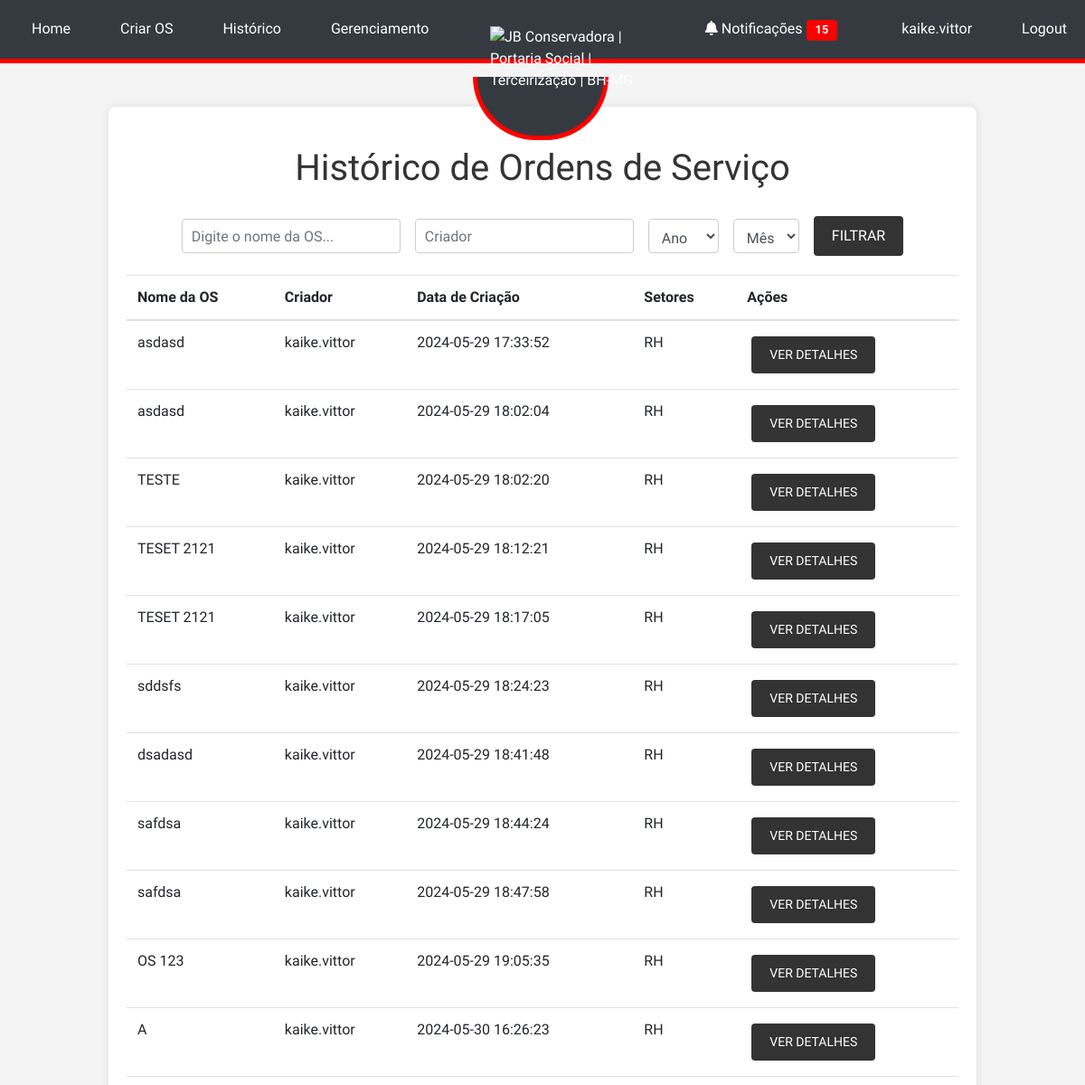
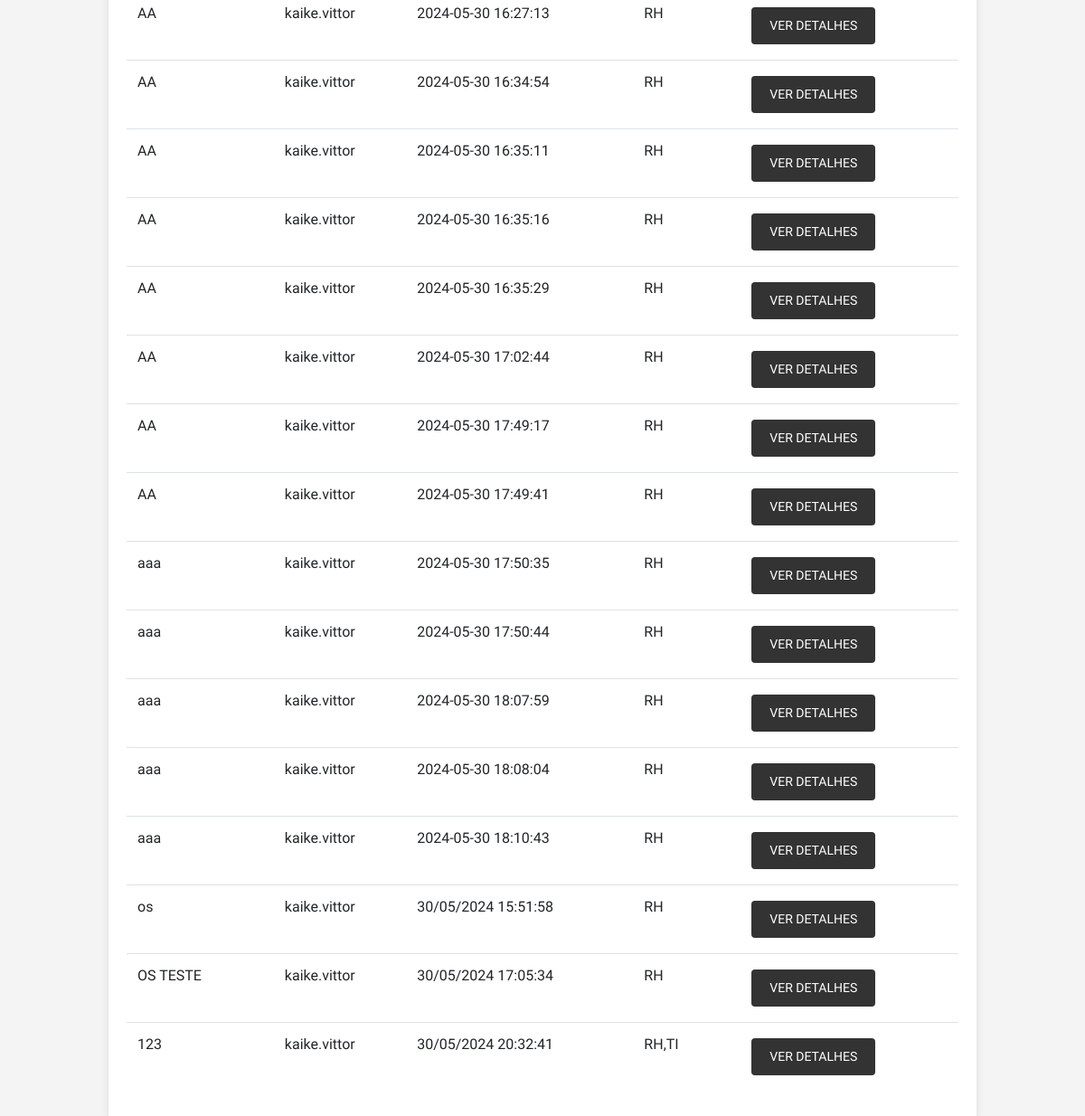
The page /history (signed in) on the database as committed earlier (2 pictures, top to bottom).
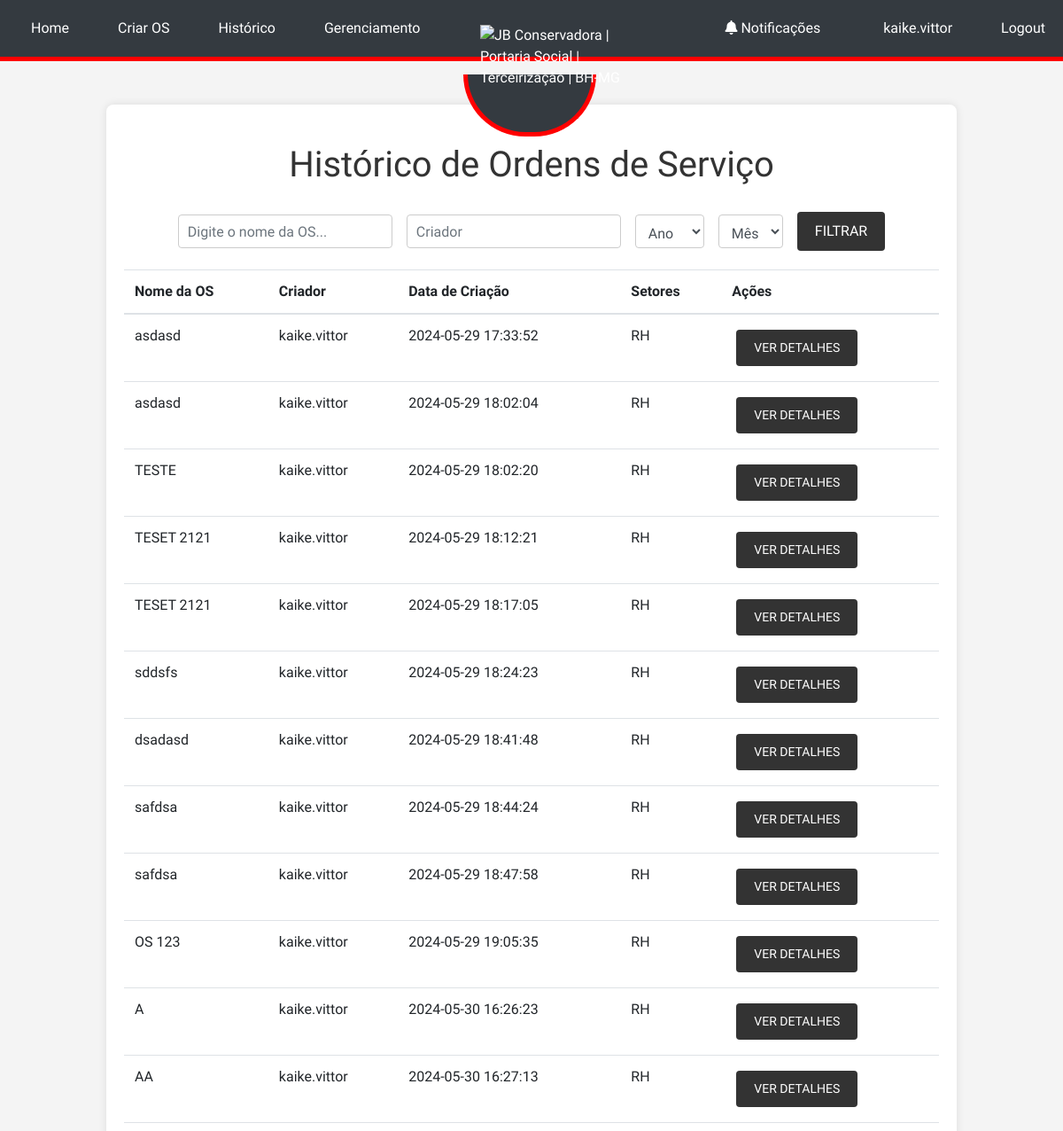
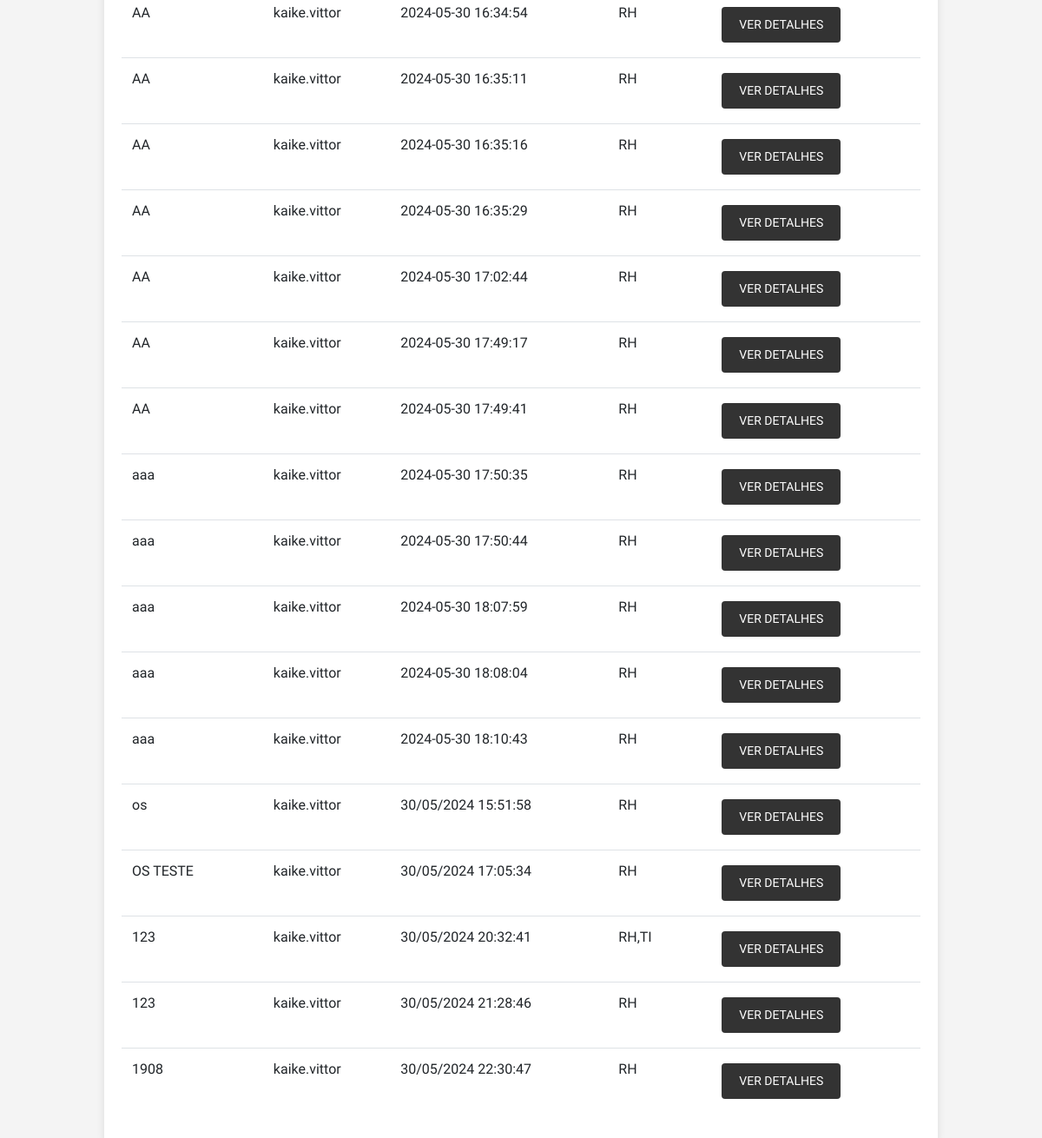
The same page on the database as committed later (2 pictures, top to bottom).
### tables this page shows
CREATE TABLE os (
            id INTEGER PRIMARY KEY AUTOINCREMENT,
            file_path TEXT NOT NULL,
            created_at TEXT NOT NULL,
            name TEXT,
            creator_id INTEGER, ultima_notificacao TEXT, status TEXT DEFAULT "PENDENTE",
            FOREIGN KEY(creator_id) REFERENCES users(id)
        );

### app.py (the view)
    @app.route('/history')
    @login_required
    def history():
        conn = sqlite3.connect('site.db')
        conn.row_factory = sqlite3.Row  # Isso permite que você acesse os resultados como um dicionário
        c = conn.cursor()
        query = '''
        SELECT os.id, os.name, os.created_at, users.username,
               os.status,
               GROUP_CONCAT(DISTINCT sector.name ORDER BY sector.name ASC) AS sectors
        FROM os
        JOIN users ON os.creator_id = users.id
        LEFT JOIN sector ON os.id = sector.os_id
        WHERE 1=1
    '''
        params = []
        search = request.args.get('search')
        if search:
            query += ' AND os.name LIKE ?'
            params.append(f'%{search}%')
        filter_by_creator = request.args.get('filter_by_creator')
        if filter_by_creator:
            query += ' AND users.username = ?'
            params.append(filter_by_creator)
        filter_year = request.args.get('filter_year')
        if filter_year:
            query += ' AND strftime("%Y", os.created_at) = ?'
            params.append(filter_year)
        filter_month = request.args.get('filter_month')
        if filter_month:
            query += ' AND strftime("%m", os.created_at) = ?'
            params.append(f'{int(filter_month):02d}')  # Garantir que o mês tenha dois dígitos
        query += ' GROUP BY os.id, os.name, os.created_at, users.username'
        c.execute(query, params)
        orders = c.fetchall()
        c.execute('SELECT DISTINCT username FROM users')
        creators = c.fetchall()
        conn.close()
        orders = [dict(order) for order in orders]
        return render_template('history.html', orders=orders, creators=creators)

### templates/history.html (shortened to what this page needs)
{% extends "base.html" %}
{% block content %}
<h1 class="text-center my-4">Histórico de Ordens de Serviço</h1>
<form method="GET" action="{{ url_for('history') }}" class="form-inline justify-content-center">
    <div class="form-group mx-2">
        <input type="text" class="form-control" id="search" name="search" placeholder="Digite o nome da OS...">
    </div>
    <div class="form-group mx-2">
        <input type="text" class="form-control" id="filter_by_creator" name="filter_by_creator" placeholder="Criador">
    </div>
    <div class="form-group mx-2">
        <select class="form-control" id="filter_year" name="filter_year">
            <option value="">Ano</option>
        </select>
    </div>
    <div class="form-group mx-2">
        <select class="form-control" id="filter_month" name="filter_month">
            <option value="">Mês</option>
        </select>
    </div>
    <button type="submit" class="btn btn-primary mx-2">Filtrar</button>
</form>
<table class="table mt-3">
    <thead>
        <tr>
            <th>Nome da OS</th>
            <th>Criador</th>
            <th>Data de Criação</th>
            <th>Setores</th>
            <th>Ações</th>
        </tr>
    </thead>
    <tbody>
        {% for order in orders %}
        <tr>
            <td>{{ order['name'] }}</td>
            <td>{{ order['username'] }}</td>
            <td>{{ order['created_at'] }}</td>
            <td>{{ order['sectors'] }}</td>
            <td>
                <a href="{{ url_for('view_os', os_id=order['id']) }}" class="btn btn-secondary btn-sm">Ver Detalhes</a>
            </td>
        </tr>
        {% endfor %}
    </tbody>
</table>
{% endblock %}

### templates/base.html (shortened to what this page needs)
<!DOCTYPE html>
<html lang="en">
<head>
    <link rel="stylesheet" href="https://stackpath.bootstrapcdn.com/bootstrap/4.5.2/css/bootstrap.min.css">
    <link rel="stylesheet" href="{{ url_for('static', filename='style.css') }}">
    <link rel="stylesheet" href="https://cdnjs.cloudflare.com/ajax/libs/font-awesome/5.15.3/css/all.min.css">
</head>
<body>
    {% if request.endpoint != 'login' %}
    <div class="navbar">
        <div class="navbar-left">
            <a href="{{ url_for('index') }}" class="menu-item">Home</a>
            {% if current_user.is_authenticated %}
                {% if current_user.sector in ['COMERCIAL', 'ADMIN'] %}
                    <a href="{{ url_for('create_os') }}" class="menu-item">Criar OS</a>
                {% endif %}
                <a href="{{ url_for('history') }}" class="menu-item">Histórico</a>
                {% if current_user.username == 'kaike.vittor' %}
                    <a href="{{ url_for('manage') }}" class="menu-item">Gerenciamento</a>
                {% endif %}
            {% else %}
                <a href="{{ url_for('login') }}" class="menu-item">Login</a>
            {% endif %}
        </div>
        <div class="logo-container">
            <img src="https://jbconservadora.com.br/wp-content/uploads/2020/09/logo-final-jb.png" alt="JB Conservadora | Portaria Social | Terceirização | BH-MG" class="logo">
        </div>
        <div class="navbar-right">
            {% if current_user.is_authenticated %}
                <a href="{{ url_for('notifications') }}" class="menu-item mr-3">
                    <i class="fas fa-bell"></i> Notificações
                    {% if g.unread_notifications_count > 0 %}
                        <span class="badge badge-danger">{{ g.unread_notifications_count }}</span>
                    {% endif %}
                </a>
                <a class="menu-item">{{ current_user.username }}</a>
                <a href="{{ url_for('logout') }}" class="menu-item">Logout</a>
            {% endif %}
        </div>
    </div>
    {% endif %}
    <div class="container mt-5">
        {% block content %}{% endblock %}
    </div>
</body>
</html>

Rows that differ between the two databases and show on the page:
added os: name "123", username "kaike.vittor", created_at "30/05/2024 21:28:46", sectors "RH"
added os: name "1908", username "kaike.vittor", created_at "30/05/2024 22:30:47", sectors "RH"
Other text that changed with them:
{{ g.unread_notifications_count }}: "15" → (not shown)
